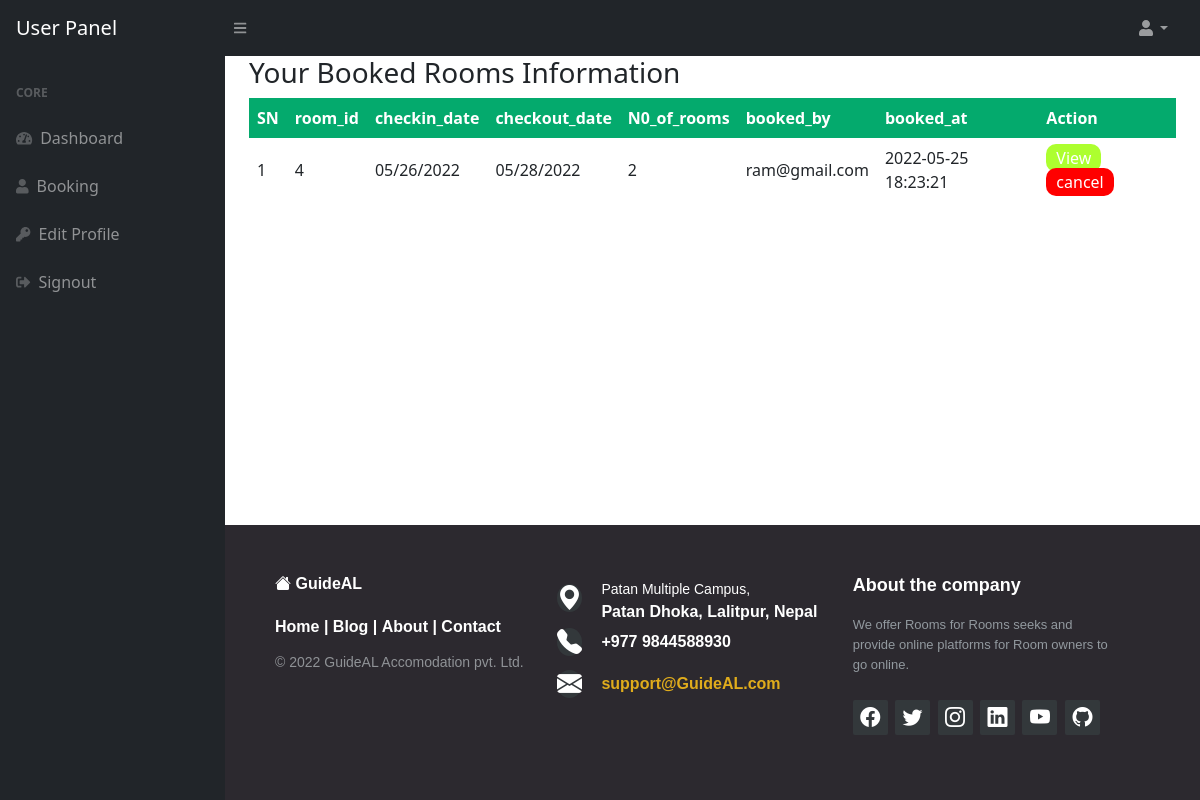
The page /booking_info.php (signed in) on the database its author committed.
### tables this page shows
CREATE TABLE `room_booking_details` (
  `id` int(11) NOT NULL,
  `room_id` int(255) NOT NULL,
  `checkin_date` varchar(255) NOT NULL,
  `checkout_date` varchar(255) NOT NULL,
  `N0_of_rooms` int(255) NOT NULL,
  `booked_by` varchar(255) NOT NULL,
  `booked_at` varchar(255) NOT NULL DEFAULT current_timestamp()
);

### booking_info.php (the view, shortened to what this page needs)
<?php session_start();
include_once('include/databaseconn.php');
if (!isset($_SESSION['email'])) {
    header('location:index.php?msg=1');
}
 else{
?>
<!DOCTYPE html>
<html lang="en">
    <head>
        <link href="https://cdn.jsdelivr.net/npm/simple-datatables@latest/dist/style.css" rel="stylesheet" />
        <link href="styles.css" rel="stylesheet" />
        <link rel="stylesheet" href="https://pro.fontawesome.com/releases/v5.10.0/css/all.css" />
    </head>
    <body class="sb-nav-fixed">
      <?php include_once('include/navbar.php');?>
        <div id="layoutSidenav">
          <?php include_once('include/sidebar.php');?>
            <div id="layoutSidenav_content">
                <main>
                    <div class="container-fluid px-4">
<?php
 $email = $_SESSION['email'];
 $sql = "select * from room_booking_details where booked_by = '$email' order by booked_at desc ";
 $result = $connection -> query($sql);
 $data =[];
 if($result -> num_rows > 0){
     while($row = $result -> fetch_assoc()){
         array_push($data, $row);
     }
 }?>
    <h3>Your Booked Rooms Information</h3>
   <table>
         <thread>
             <tr>
                 <th>SN</th>
                 <th>room_id</th>
                 <th>checkin_date</th>
                 <th>checkout_date</th>
                 <th>N0_of_rooms</th>
                 <th>booked_by</th>
                 <th>booked_at</th>
                 <th>Action</th>
             </tr>
             <tbody>
                 <?php if(count($data) > 0) {?>
                    <?php foreach($data as $key => $record){?>
                 <tr>
                     <td><?php echo  $key + 1;?></td>
                     <td><?php echo $record['room_id'] ;?></td>
                     <td><?php echo $record['checkin_date'] ;?></td>
                     <td><?php echo $record['checkout_date'] ;?></td>
                     <td><?php echo $record['N0_of_rooms'] ;?></td>
                     <td><?php echo $record['booked_by'] ;?></td>
                     <td><?php echo $record['booked_at'] ;?></td>
                     <td class="action_column">
                        <a href="view_details.php?id=<?php echo $record['room_id'];?>" class="view">View</a>
                        <a href="cancel_booking.php?id=<?php echo $record['id'];?>"
                        class="delete" onclick="return confirm('Are you sure to cancel Booking!');">cancel</a>
                     </td>
                 </tr>
                 <?php };?>
                 <?php } else {?>
                    <tr>
                        <td colspan="4">NO categories found in database</td>
                    </tr>
                    <?php };?>
             </tbody>
         </thread>
     </table>
                    </div>
                </main>
          <?php include('include/footer.php');?>
    </body>
</html>
<?php } ?>

### booking_info.php (style rules this page uses)
table { border-collapse: collapse; width: 100%; }
th, td { text-align: left; padding: 8px; }
th { background-color: #04AA6D; color: white; }
.action_column a { color: white; border: none; border-radius: 10px; padding: 3px 10px; text-decoration: none; }
.action_column a.view { background-color: greenyellow; }
.action_column a.delete { background-color: red; }

### rows shown on the page
room_booking_details: room "4", checkin_date "05/26/2022", checkout_date "05/28/2022", N0_of_rooms "2", booked_by "ram@gmail.com", booked_at "2022-05-25 18:23:21"
